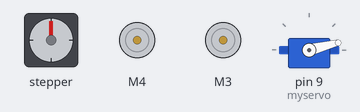
The sketch below on a simulated Arduino Uno, built with avr-gcc and run on an emulated ATmega328P. Parts: stepper motor, 2 × DC motor (green arrow = forward, orange = backward, longer = faster), servo. Wiring (inferred from the names in the program): stepper motor driver (200 steps per turn assumed): step pin 14; direction pin 15. What the sketch prints to the serial monitor is not drawn.

Above: at 0.15 s.
At 4.95 s:
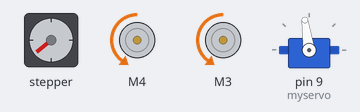
At 10.05 s:
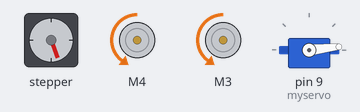
At 19.95 s:
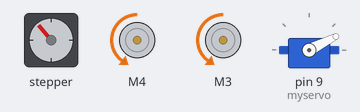
At 29.86 s:
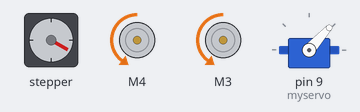
At 39.76 s:
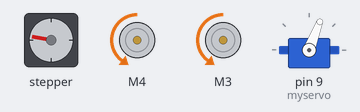
Timing chart, 0 to 40.0 s (numbered marks = the images above):
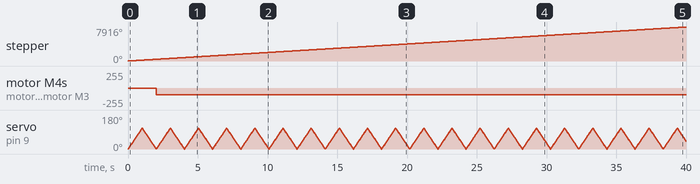

Measured:
- by itself, stepper: keeps turning clockwise at about 198°/s
- by itself, motor M4, motor M3: stopped → backward 100/255 at 2.0 s

The sketch:

MotorTopBotStepperServoLR.ino
```cpp
// (licence header left out)
#include <AFMotor.h>
#include <Servo.h>

// Defines pins numbers
const int stepPin = 14; //A0
const int dirPin = 15; //A1
int customDelay,customDelayMapped; // Defines variables

AF_DCMotor motorTop(4);
AF_DCMotor motorBot(3);

Servo myservo;  // create servo object to control a servo
// twelve servo objects can be created on most boards

int pos = 0;    // variable to store the servo position

void setup() {
  Serial.begin(9600);           // set up Serial library at 9600 bps
  Serial.println("Motor test!");

  // turn on motor
  motorTop.setSpeed(100);
  motorBot.setSpeed(100);
  motorTop.run(RELEASE);
  motorBot.run(RELEASE);
  //stepper init
  // Sets the two pins as Outputs
  pinMode(stepPin,OUTPUT);
  pinMode(dirPin,OUTPUT);
  digitalWrite(dirPin,HIGH); //Enables the motor to move in a particular direction

  myservo.attach(9);  // attaches the servo on pin 9 to the servo object
}

void loop() {
  int i;
  bool LR = 0;

  for (pos = 0; pos <= 110; pos += 1) { // goes from 0 degrees to 180 degrees
    // in steps of 1 degree
    myservo.write(pos);              // tell servo to go to position in variable 'pos'
    delay(5);                       // waits 15ms for the servo to reach the position
    customDelayMapped = 2; //delay between steps, higher the value slower the speed of the stepper
digitalWrite(stepPin, HIGH);
delay(customDelayMapped);
digitalWrite(stepPin, LOW);
delay(customDelayMapped);

  }

   for (pos = 110; pos >= 0; pos -= 1) { // goes from 180 degrees to 0 degrees
    myservo.write(pos);              // tell servo to go to position in variable 'pos'
    delay(5);                       // waits 15ms for the servo to reach the position
    customDelayMapped = 2; //delay between steps, higher the value slower the speed of the stepper
digitalWrite(stepPin, HIGH);
delay(customDelayMapped);
digitalWrite(stepPin, LOW);
delay(customDelayMapped);

  }

//set the speed and direction of Top and Bot Motors
motorTop.run(BACKWARD);
motorBot.run(BACKWARD);
motorTop.setSpeed(100);
motorBot.setSpeed(100);


}
```
